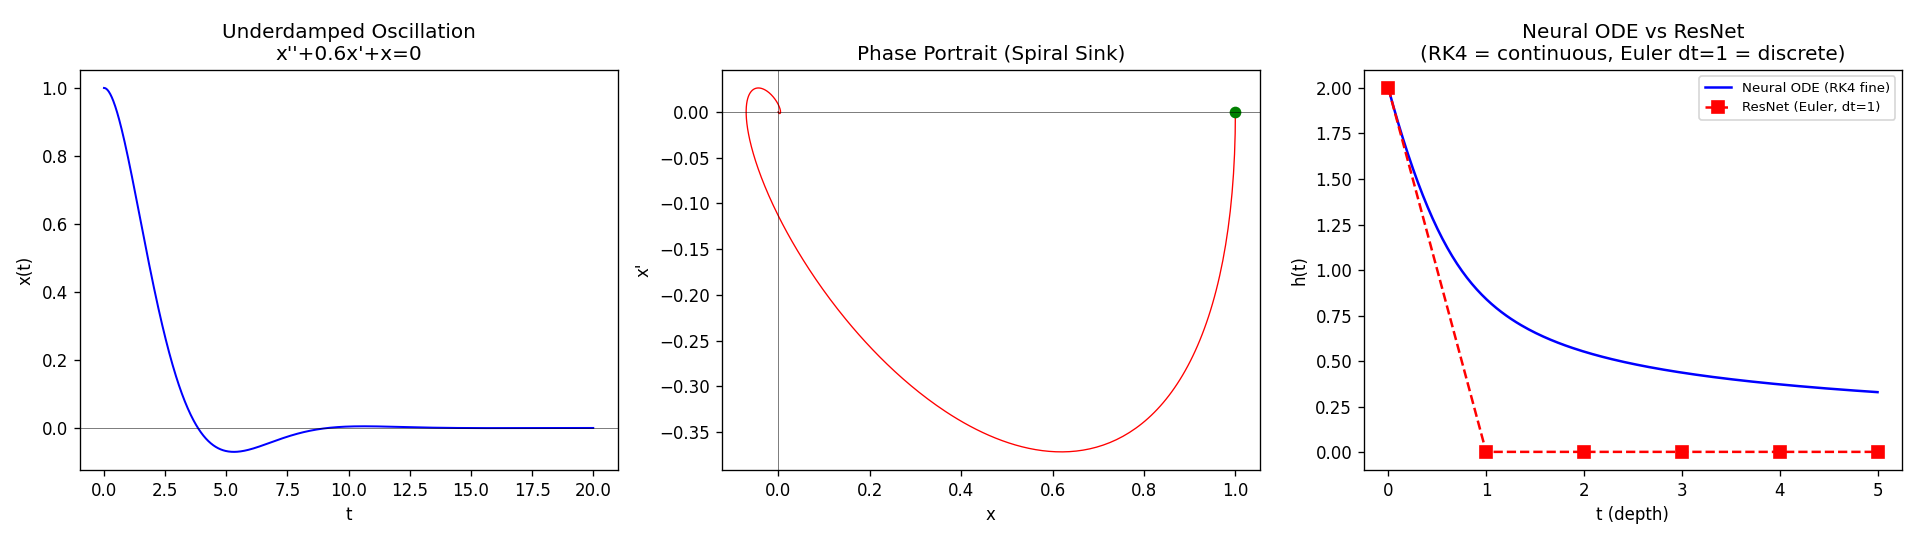

Python code for this plot:
#!/usr/bin/env python3
"""
MIT 18.03 实验：ODE 数值解法对比 (Euler vs RK4) + 线性系统稳定性 + Neural ODE 示意

纯 numpy + matplotlib，直接 python ode_solver_demo.py 运行。
依赖: pip install numpy matplotlib
"""
import numpy as np
import matplotlib
matplotlib.use("Agg")
import matplotlib.pyplot as plt

# ============================================================
# 1. Euler vs RK4 精度对比
# ============================================================
def euler(f, x0, t_array):
    n = len(x0)
    x = np.zeros((len(t_array), n))
    x[0] = x0
    for i in range(len(t_array) - 1):
        h = t_array[i+1] - t_array[i]
        x[i+1] = x[i] + h * np.atleast_1d(f(x[i], t_array[i]))
    return x

def rk4(f, x0, t_array):
    n = len(x0)
    x = np.zeros((len(t_array), n))
    x[0] = x0
    for i in range(len(t_array) - 1):
        h = t_array[i+1] - t_array[i]
        k1 = np.atleast_1d(f(x[i], t_array[i]))
        k2 = np.atleast_1d(f(x[i] + h/2 * k1, t_array[i] + h/2))
        k3 = np.atleast_1d(f(x[i] + h/2 * k2, t_array[i] + h/2))
        k4 = np.atleast_1d(f(x[i] + h * k3, t_array[i] + h))
        x[i+1] = x[i] + h/6 * (k1 + 2*k2 + 2*k3 + k4)
    return x

print("=" * 60)
print("Experiment 1: Euler vs RK4 (dx/dt = -x, exact = e^{-t})")
print(f"{'step h':>10} {'Euler err':>14} {'RK4 err':>14} {'ratio':>10}")
f_decay = lambda x, t: -x
x0 = np.array([1.0])
for h in [0.5, 0.2, 0.1, 0.05, 0.01]:
    t = np.arange(0, 2.0 + h/2, h)
    euler_sol = euler(f_decay, x0, t)[-1, 0]
    rk4_sol = rk4(f_decay, x0, t)[-1, 0]
    exact = np.exp(-2)
    e_err = abs(euler_sol - exact)
    r_err = abs(rk4_sol - exact)
    print(f"{h:10.2f} {e_err:14.6e} {r_err:14.6e} {e_err/max(r_err,1e-30):10.1f}")
print("Conclusion: RK4 error << Euler error; RK4 ~ O(h^4), Euler ~ O(h)\n")

# ============================================================
# 2. 阻尼振荡: ddx/dt2 + p*dx/dt + q*x = 0 (化为系统)
# ============================================================
fig, axes = plt.subplots(1, 3, figsize=(16, 4.5))

# 欠阻尼 (p=0.6, q=1): x'' + 0.6x' + x = 0 -> [x'; x''] = [x'; -0.6x'-x]
damped = lambda x, t: np.array([x[1], -0.6*x[0] - x[1]])
t_fine = np.linspace(0, 20, 1000)
sol = rk4(damped, np.array([1.0, 0.0]), t_fine)
axes[0].plot(t_fine, sol[:, 0], 'b-', linewidth=1.2)
axes[0].set_title("Underdamped Oscillation\nx''+0.6x'+x=0")
axes[0].set_xlabel("t"); axes[0].set_ylabel("x(t)")
axes[0].axhline(0, color='k', linewidth=0.3)

# 相平面: 螺旋
axes[1].plot(sol[:, 0], sol[:, 1], 'r-', linewidth=0.8)
axes[1].plot(sol[0, 0], sol[0, 1], 'go', markersize=6)
axes[1].set_title("Phase Portrait (Spiral Sink)")
axes[1].set_xlabel("x"); axes[1].set_ylabel("x'")
axes[1].axhline(0, color='k', linewidth=0.3)
axes[1].axvline(0, color='k', linewidth=0.3)

# Neural ODE = continuous ResNet (simple: h' = -tanh(h^2)*h)
neural_ode = lambda h, t: -np.tanh(h**2) * h
h0 = np.array([2.0])
t_ode = np.linspace(0, 5, 200)
sol_ode = rk4(neural_ode, h0, t_ode)
# Overlay Euler with large step (= "discrete ResNet layers")
t_euler = np.linspace(0, 5, 6)  # 5 "layers"
sol_euler = euler(neural_ode, h0, t_euler)
axes[2].plot(t_ode, sol_ode[:, 0], 'b-', linewidth=1.5, label="Neural ODE (RK4 fine)")
axes[2].plot(t_euler, sol_euler[:, 0], 'rs--', markersize=7, label="ResNet (Euler, dt=1)")
axes[2].set_title("Neural ODE vs ResNet\n(RK4 = continuous, Euler dt=1 = discrete)")
axes[2].set_xlabel("t (depth)"); axes[2].set_ylabel("h(t)")
axes[2].legend(fontsize=8)

plt.tight_layout()
plt.savefig("ode_solver_demo.png", dpi=120)
print("Figure saved: ode_solver_demo.png\n")

# ============================================================
# 3. 线性系统稳定性 (eigenvalues)
# ============================================================
print("=" * 60)
print("Experiment 3: Linear System Stability via Eigenvalues")
systems = {
    "Stable sink":    np.array([[-2, 0], [0, -1]]),
    "Saddle (unstable)": np.array([[1, 0], [0, -2]]),
    "Center (oscillate)": np.array([[0, 1], [-4, 0]]),
    "Spiral source":  np.array([[0.5, -1], [1, 0.5]]),
}
for name, A in systems.items():
    eigvals = np.linalg.eigvals(A)
    max_real = max(eigvals.real)
    status = "STABLE" if max_real < 0 else ("MARGINAL" if max_real == 0 else "UNSTABLE")
    print(f"  {name:22s}: eigenvalues={np.round(eigvals, 2)}, {status}")

print("\nMamba SSM connection:")
print("  h'(t) = A*h + B*x, A must have Re(eigenvalue) < 0 for stable memory")
A_mamba = np.diag([-1.0, -2.0, -3.0])  # HiPPO-like diagonal
print(f"  Example A (diagonal, HiPPO-like): eigenvalues = {np.linalg.eigvalsh(A_mamba)}")
print("  All negative -> continuous system stable -> good long-range memory")
print("=" * 60)
print("All experiments done.")
